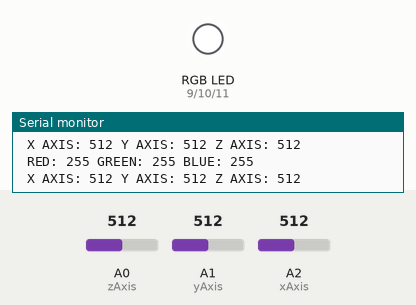
Simulated run of this sketch. Board: Arduino Uno, built with avr-gcc and run on an emulated ATmega328P. Parts: an RGB LED mixed from three pins (HIGH = lit), the last lines printed to the serial monitor. Inputs (shaded band) come from the test bench; at power-on: A0 (zAxis) = 512, A1 (yAxis) = 512, A2 (xAxis) = 512.

Above: at 1.2 s.
1.3 s: A0 (zAxis) set to 412
4.3 s: A0 (zAxis) set to 391
At 4.7 s:
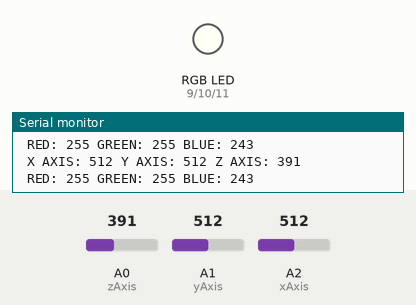
5.8 s: A1 (yAxis) set to 411
8.8 s: A1 (yAxis) set to 386
At 9.9 s:
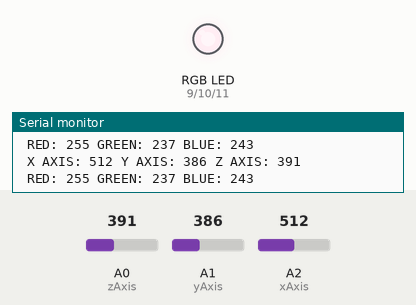
10.3 s: A2 (xAxis) set to 408
13.3 s: A2 (xAxis) set to 381
At 13.8 s:
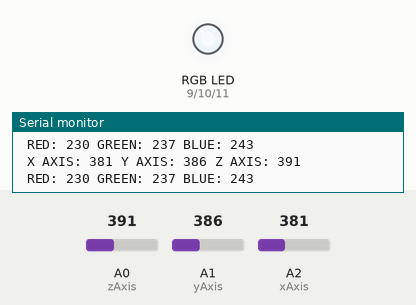
Timing chart, 0 to 15.9 s (numbered marks = the images above; inputs shaded):
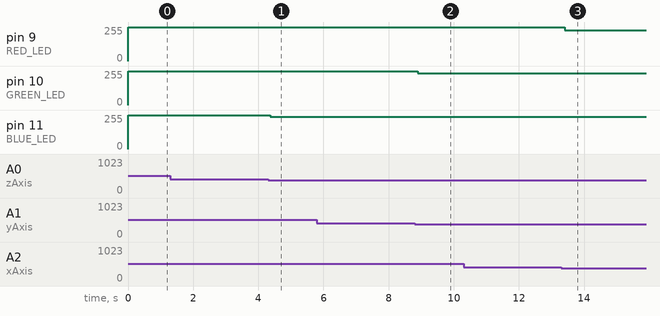

Measured:
- after the input at 4.3 s, pin 11 (BLUE_LED): 255/255 → 243/255 after 0.07 s
- after the input at 8.8 s, pin 10 (GREEN_LED): 255/255 → 237/255 after 0.09 s
- after the input at 13.3 s, pin 9 (RED_LED): 255/255 → 230/255 after 0.10 s

The sketch:

ReadAccelerometer.ino
```cpp
// (licence header left out)
int xAxis = A2;
int yAxis = A1;
int zAxis = A0;

int xSensorValue = 0;
int ySensorValue = 0;
int zSensorValue = 0;

int RED_LED = 9;
int GREEN_LED = 10;
int BLUE_LED = 11;

int redValue = 0;
int greenValue = 0;
int blueValue = 0;

float minValue = 200.0;
float maxValue = 400.0;

void setup()
{
  Serial.begin(9600);

  pinMode(RED_LED,OUTPUT);
  pinMode(GREEN_LED,OUTPUT);
  pinMode(BLUE_LED,OUTPUT);

}

void loop()
{

  xSensorValue = analogRead(xAxis);
  ySensorValue = analogRead(yAxis);
  zSensorValue = analogRead(zAxis);

  Serial.print(" X AXIS: ");
  Serial.print(xSensorValue);
  Serial.print(" Y AXIS: ");
  Serial.print(ySensorValue);
  Serial.print(" Z AXIS: ");
  Serial.println(zSensorValue);

  redValue = 255.0*(xSensorValue - minValue)/(maxValue-minValue);
  greenValue = 255.0*(ySensorValue - minValue)/(maxValue-minValue);
  blueValue = 255.0*(zSensorValue - minValue)/(maxValue-minValue);
  if (redValue > 255)
    redValue = 255;
  if (redValue < 0 )
    redValue  = 0;
  if (greenValue > 255)
    greenValue = 255;
  if (greenValue < 0 )
    greenValue = 0;
  if (blueValue > 255)
    blueValue = 255;
  if (blueValue < 0 )
    blueValue = 0;

  Serial.print(" RED: ");
  Serial.print(redValue);
  Serial.print(" GREEN: ");
  Serial.print(greenValue);
  Serial.print(" BLUE: ");
  Serial.println(blueValue);

  analogWrite(RED_LED, redValue);
  analogWrite(GREEN_LED, greenValue);
  analogWrite(BLUE_LED, blueValue);

  delay(10);
}
```
